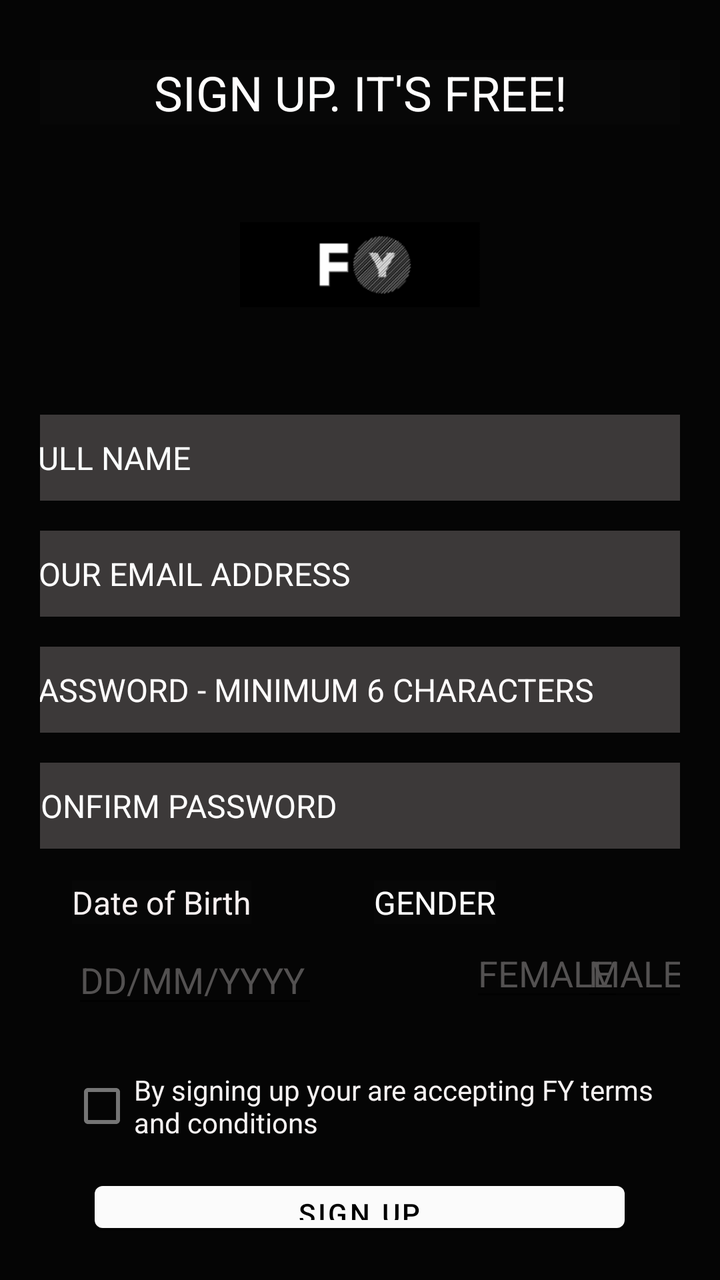
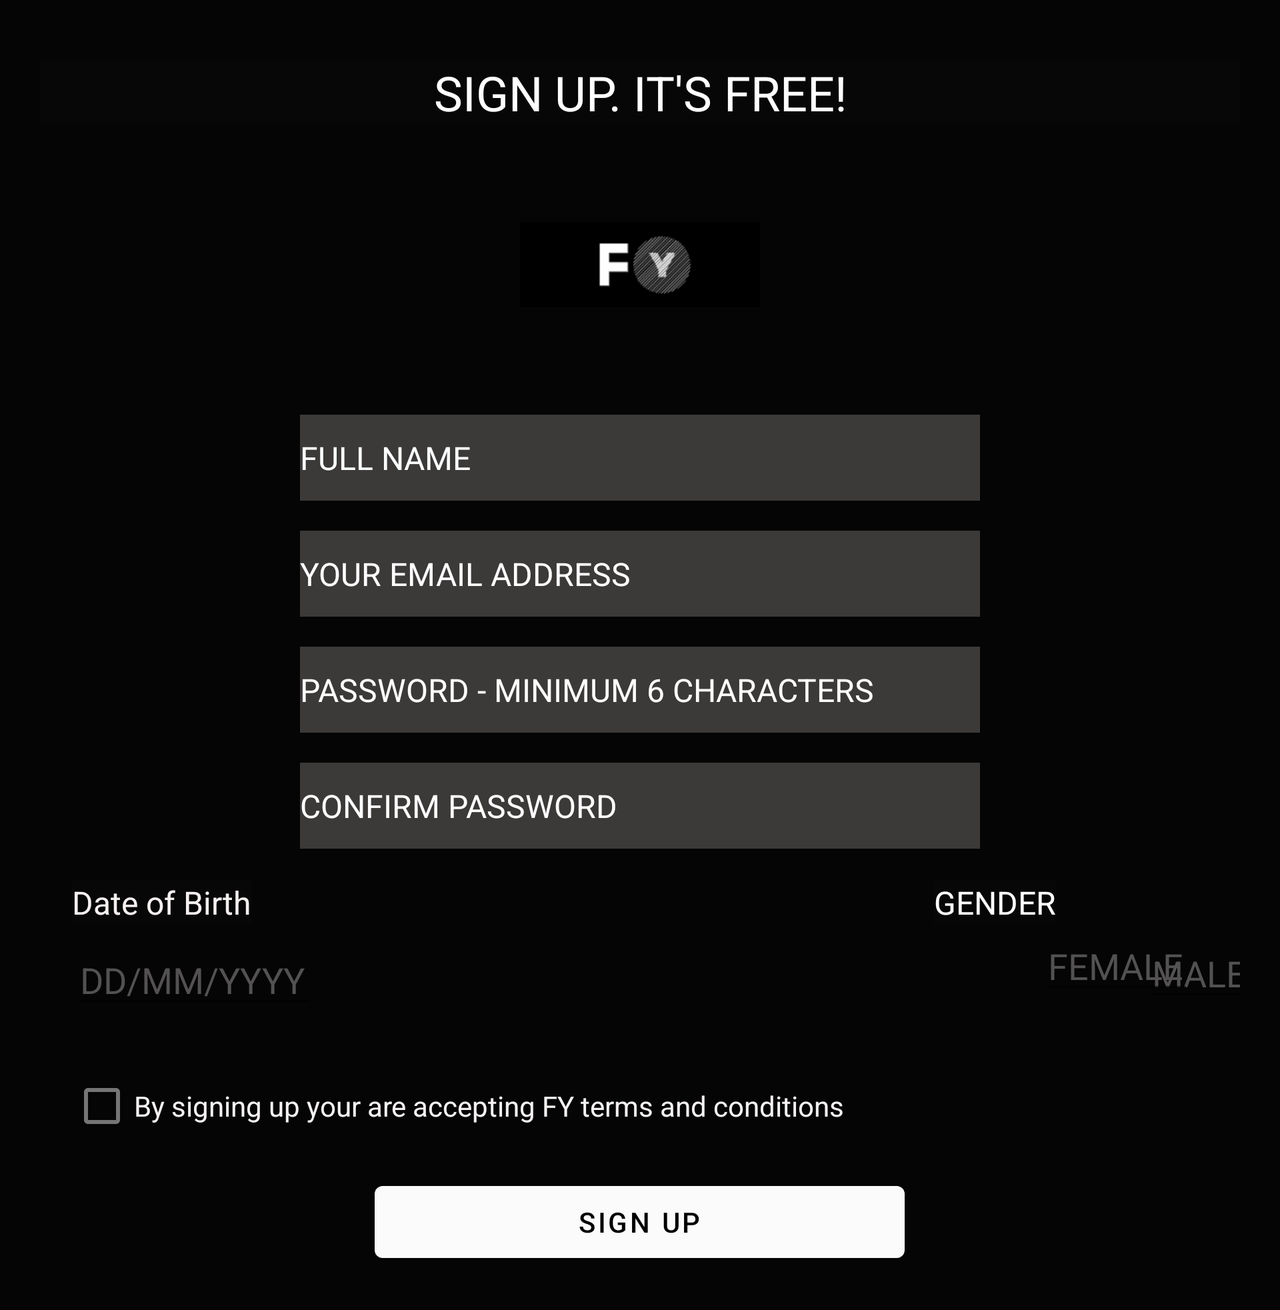

One screen, two layout resources from the same app: the default and the repository's alternative for another configuration. Each is rendered where Android would select it; the XML of both is given below.
<!-- AndroidManifest.xml: application theme Theme.SignUpActivity -->
<!-- res/layout/activity_main.xml -->
<?xml version="1.0" encoding="utf-8"?>
<LinearLayout xmlns:android="http://schemas.android.com/apk/res/android"
    xmlns:app="http://schemas.android.com/apk/res-auto"
    xmlns:tools="http://schemas.android.com/tools"
    android:layout_width="match_parent"
    android:layout_height="match_parent"
    android:background="#050505"
    android:orientation="vertical"
    android:padding="20dp"
    tools:context=".MainActivity">

    <TextView
        android:id="@+id/textView2"
        android:layout_width="match_parent"
        android:layout_height="wrap_content"
        android:layout_marginTop="10dp"
        android:layout_marginBottom="10dp"
        android:background="#070707"
        android:gravity="center"
        android:textAlignment="center"
        android:hint="@string/sign_up_it_s_free"
        android:shadowColor="#1B1919"
        android:textColor="#F6F0F0"
        android:textColorHint="#FFFEFE"
        android:textSize="24sp" />

    <ImageView
        android:id="@+id/imageView"
        android:src="@drawable/logo"
        android:layout_width="120dp"
        android:layout_height="120dp"
        android:layout_gravity="center"
        />

    <EditText
        android:id="@+id/editTextTextPersonName"
        android:layout_width="340dp"
        android:layout_height="43dp"
        android:layout_gravity="center"
        android:layout_marginTop="15dp"
        android:autoText="true"
        android:background="#3C3939"
        android:ems="10"
        android:hint="@string/full_name"
        android:inputType="textPersonName"
        android:shadowColor="#64DD17"
        android:textColor="#F1F1F1"
        android:textColorHint="#FCFFFF"
        android:textSize="16sp"
        />

    <EditText
        android:id="@+id/editTextTextEmailAddress"
        android:layout_width="340dp"
        android:layout_height="43dp"
        android:layout_gravity="center"
        android:background="#3C3939"
        android:ems="10"
        android:hint="YOUR EMAIL ADDRESS"
        android:layout_marginTop="15dp"
        android:inputType="textEmailAddress"
        android:textColor="#FFFFFF"
        android:textColorHint="#FFFFFF"
        android:textSize="16sp"
        />

    <EditText
        android:id="@+id/editTextTextPassword"
        android:layout_width="340dp"
        android:layout_height="43dp"
        android:layout_gravity="center"
        android:background="#3C3939"
        android:ems="10"
        android:hint="PASSWORD - MINIMUM 6 CHARACTERS"
        android:layout_marginTop="15dp"
        android:inputType="textPassword"
        android:textColor="#F6F3F3"
        android:textColorHint="#FFFCFC"
        android:textIsSelectable="false"
        android:textSize="16sp"
      />

    <EditText
        android:id="@+id/editTextTextPassword2"
        android:layout_width="340dp"
        android:layout_height="43dp"
        android:layout_gravity="center"
        android:background="#3C3939"
        android:ems="10"
        android:hint="CONFIRM PASSWORD"
        android:layout_marginTop="15dp"
        android:inputType="textPassword"
        android:textColorHint="#FFFFFF"
        android:textSize="16sp"
       />


    <androidx.constraintlayout.widget.ConstraintLayout
        android:layout_width="match_parent"
        android:layout_height="wrap_content">


        <TextView
            android:id="@+id/textView"
            android:layout_width="wrap_content"
            android:layout_height="wrap_content"
            android:layout_marginStart="16dp"
            android:layout_marginLeft="16dp"
            android:layout_marginTop="16dp"
            android:background="#070707"
            android:shadowColor="#1B1919"
            android:text="@string/date_of_birth"
            android:textColor="#F6F0F0"
            android:textSize="16sp"
            app:layout_constraintStart_toStartOf="parent"
            app:layout_constraintTop_toTopOf="parent" />

        <EditText
            android:id="@+id/editTextNumberSigned"
            android:layout_width="60dp"
            android:layout_height="40dp"
            android:height="50dp"
            android:ems="10"
            android:hint="MALE"
            android:inputType="numberSigned"
            android:textColorHint="#535151"
            app:layout_constraintBottom_toBottomOf="parent"
            app:layout_constraintEnd_toEndOf="parent"
            app:layout_constraintHorizontal_bias="0.684"
            app:layout_constraintTop_toBottomOf="@+id/textView3"
            app:layout_constraintStart_toEndOf="@+id/editTextNumberSigned5" />

        <TextView
            android:id="@+id/textView3"
            android:layout_width="wrap_content"
            android:layout_height="wrap_content"
            android:layout_marginTop="16dp"
            android:layout_marginEnd="92dp"
            android:layout_marginRight="92dp"
            android:background="#070707"
            android:hint="GENDER"
            android:shadowColor="#1B1919"
            android:textColor="#F6F0F0"
            android:textColorHint="#FFFFFF"
            android:textSize="16sp"
            app:layout_constraintEnd_toEndOf="parent"
            app:layout_constraintTop_toTopOf="parent" />

        <EditText
            android:id="@+id/editTextNumberSigned5"
            android:layout_width="77dp"
            android:layout_height="40dp"
            android:layout_marginStart="76dp"
            android:layout_marginLeft="76dp"
            android:height="50dp"
            android:ems="10"
            android:hint="FEMALE"
            android:inputType="numberSigned"
            android:textColorHint="#535151"
            app:layout_constraintBottom_toBottomOf="parent"
            app:layout_constraintStart_toEndOf="@+id/editTextDate"
            app:layout_constraintTop_toBottomOf="@+id/textView3" />

        <EditText
            android:id="@+id/editTextDate"
            android:layout_width="123dp"
            android:layout_height="39dp"
            android:layout_marginStart="16dp"
            android:layout_marginLeft="16dp"
            android:layout_marginTop="8dp"
            android:ems="10"
            android:hint="DD/MM/YYYY"
            android:inputType="date"
            android:textColorHint="#535151"
            app:layout_constraintStart_toStartOf="parent"
            app:layout_constraintTop_toBottomOf="@+id/textView" />
    </androidx.constraintlayout.widget.ConstraintLayout>

    <LinearLayout
     android:layout_width="match_parent"
     android:layout_height="wrap_content">

        <CheckBox
            android:layout_width="wrap_content"
            android:layout_height="wrap_content"
            android:layout_marginLeft="15dp"
            android:text="By signing up your are accepting FY terms and conditions"
            android:layout_marginTop="20dp"
            android:textColor="#F6F2F2">

        </CheckBox>

 </LinearLayout>
    <FrameLayout
        android:layout_width="match_parent"
        android:layout_height="match_parent">

        <Button
            android:id="@+id/button4"
            android:layout_width="265dp"
            android:layout_height="wrap_content"
            android:layout_gravity="center|clip_vertical|fill_vertical"
            android:layout_marginTop="10dp"
            android:text="Sign UP"
            android:textColor="#000000"
            app:backgroundTint="#FBFBFB" />
    </FrameLayout>

</LinearLayout>
<!-- resources referenced by this layout -->
<resources>
  <!-- drawable logo: png bitmap (drawable, 15593 bytes) -->
  <string name="date_of_birth">Date of Birth</string>
  <string name="full_name">FULL NAME</string>
  <string name="sign_up_it_s_free">SIGN UP. IT\'S FREE!</string>
  <style name="Theme.SignUpActivity" parent="Theme.MaterialComponents.DayNight.DarkActionBar">
          
          <item name="colorPrimary">@color/purple_500</item>
          <item name="colorPrimaryVariant">@color/purple_700</item>
          <item name="colorOnPrimary">@color/white</item>
          
          <item name="colorSecondary">@color/teal_200</item>
          <item name="colorSecondaryVariant">@color/teal_700</item>
          <item name="colorOnSecondary">@color/black</item>
          
          <item name="android:statusBarColor" tools:targetApi="l">?attr/colorPrimaryVariant</item>
          
      </style>
</resources>
<!-- res/layout-land/activity_main.xml (the repository's variant of the layout above) -->
<!-- drawn on the phone turned sideways -->
<?xml version="1.0" encoding="utf-8"?>
<ScrollView xmlns:android="http://schemas.android.com/apk/res/android"
    xmlns:app="http://schemas.android.com/apk/res-auto"
    xmlns:tools="http://schemas.android.com/tools"
    android:layout_width="match_parent"
    android:layout_height="match_parent"
    android:fillViewport="true">
<LinearLayout
    android:layout_width="match_parent"
    android:layout_height="match_parent"
    android:background="#050505"
    android:orientation="vertical"
    android:padding="20dp"
    tools:context=".MainActivity">

    <TextView
        android:id="@+id/textView2"
        android:layout_width="match_parent"
        android:layout_height="wrap_content"
        android:layout_marginTop="10dp"
        android:layout_marginBottom="10dp"
        android:background="#070707"
        android:gravity="center"
        android:textAlignment="center"
        android:hint="@string/sign_up_it_s_free"
        android:shadowColor="#1B1919"
        android:textColor="#F6F0F0"
        android:textColorHint="#FFFEFE"
        android:textSize="24sp" />

    <ImageView
        android:id="@+id/imageView"
        android:src="@drawable/logo"
        android:layout_width="120dp"
        android:layout_height="120dp"
        android:layout_gravity="center"
        />

    <EditText
        android:id="@+id/editTextTextPersonName"
        android:layout_width="340dp"
        android:layout_height="43dp"
        android:layout_gravity="center"
        android:layout_marginTop="15dp"
        android:autoText="true"
        android:background="#3C3939"
        android:ems="10"
        android:hint="@string/full_name"
        android:inputType="textPersonName"
        android:shadowColor="#64DD17"
        android:textColor="#F1F1F1"
        android:textColorHint="#FCFFFF"
        android:textSize="16sp"
        />

    <EditText
        android:id="@+id/editTextTextEmailAddress"
        android:layout_width="340dp"
        android:layout_height="43dp"
        android:layout_gravity="center"
        android:background="#3C3939"
        android:ems="10"
        android:hint="YOUR EMAIL ADDRESS"
        android:layout_marginTop="15dp"
        android:inputType="textEmailAddress"
        android:textColor="#FFFFFF"
        android:textColorHint="#FFFFFF"
        android:textSize="16sp"
        />

    <EditText
        android:id="@+id/editTextTextPassword"
        android:layout_width="340dp"
        android:layout_height="43dp"
        android:layout_gravity="center"
        android:background="#3C3939"
        android:ems="10"
        android:hint="PASSWORD - MINIMUM 6 CHARACTERS"
        android:layout_marginTop="15dp"
        android:inputType="textPassword"
        android:textColor="#F6F3F3"
        android:textColorHint="#FFFCFC"
        android:textIsSelectable="false"
        android:textSize="16sp"
      />

    <EditText
        android:id="@+id/editTextTextPassword2"
        android:layout_width="340dp"
        android:layout_height="43dp"
        android:layout_gravity="center"
        android:background="#3C3939"
        android:ems="10"
        android:hint="CONFIRM PASSWORD"
        android:layout_marginTop="15dp"
        android:inputType="textPassword"
        android:textColorHint="#FFFFFF"
        android:textSize="16sp"
       />


    <androidx.constraintlayout.widget.ConstraintLayout
        android:layout_width="match_parent"
        android:layout_height="wrap_content">


        <TextView
            android:id="@+id/textView"
            android:layout_width="wrap_content"
            android:layout_height="wrap_content"
            android:layout_marginStart="16dp"
            android:layout_marginLeft="16dp"
            android:layout_marginTop="16dp"
            android:background="#070707"
            android:shadowColor="#1B1919"
            android:text="@string/date_of_birth"
            android:textColor="#F6F0F0"
            android:textSize="16sp"
            app:layout_constraintStart_toStartOf="parent"
            app:layout_constraintTop_toTopOf="parent" />

        <EditText
            android:id="@+id/editTextNumberSigned"
            android:layout_width="60dp"
            android:layout_height="40dp"
            android:height="50dp"
            android:ems="10"
            android:hint="MALE"
            android:inputType="numberSigned"
            android:textColorHint="#535151"
            app:layout_constraintBottom_toBottomOf="parent"
            app:layout_constraintEnd_toEndOf="parent"
            app:layout_constraintHorizontal_bias="0.684"
            app:layout_constraintTop_toBottomOf="@+id/textView3"
            app:layout_constraintStart_toEndOf="@+id/editTextNumberSigned5" />

        <TextView
            android:id="@+id/textView3"
            android:layout_width="wrap_content"
            android:layout_height="wrap_content"
            android:layout_marginTop="16dp"
            android:layout_marginEnd="92dp"
            android:layout_marginRight="92dp"
            android:background="#070707"
            android:hint="GENDER"
            android:shadowColor="#1B1919"
            android:textColor="#F6F0F0"
            android:textColorHint="#FFFFFF"
            android:textSize="16sp"
            app:layout_constraintEnd_toEndOf="parent"
            app:layout_constraintTop_toTopOf="parent" />

        <EditText
            android:id="@+id/editTextDate"
            android:layout_width="123dp"
            android:layout_height="39dp"
            android:layout_marginStart="16dp"
            android:layout_marginLeft="16dp"
            android:layout_marginTop="8dp"
            android:ems="10"
            android:hint="DD/MM/YYYY"
            android:inputType="date"
            android:textColorHint="#535151"
            app:layout_constraintStart_toStartOf="parent"
            app:layout_constraintTop_toBottomOf="@+id/textView" />

        <EditText
            android:id="@+id/editTextNumberSigned5"
            android:layout_width="77dp"
            android:layout_height="40dp"
            android:layout_marginStart="500dp"
            android:layout_marginLeft="500dp"
            android:height="50dp"
            android:ems="10"
            android:hint="FEMALE"
            android:inputType="numberSigned"
            android:textColorHint="#535151"
            app:layout_constraintStart_toStartOf="parent"
            app:layout_constraintTop_toBottomOf="@+id/textView" />
        />

    </androidx.constraintlayout.widget.ConstraintLayout>

    <LinearLayout
     android:layout_width="match_parent"
     android:layout_height="wrap_content">

        <CheckBox
            android:layout_width="wrap_content"
            android:layout_height="wrap_content"
            android:layout_marginLeft="15dp"
            android:text="By signing up your are accepting FY terms and conditions"
            android:layout_marginTop="20dp"
            android:textColor="#F6F2F2">

        </CheckBox>

    </LinearLayout>
    <FrameLayout
        android:layout_width="match_parent"
        android:layout_height="match_parent">

        <Button
            android:id="@+id/button4"
            android:layout_width="265dp"
            android:layout_height="wrap_content"
            android:layout_gravity="center|clip_vertical|fill_vertical"
            android:layout_marginTop="10dp"
            android:text="Sign UP"
            android:textColor="#000000"
            app:backgroundTint="#FBFBFB" />
    </FrameLayout>

</LinearLayout>
</ScrollView>
